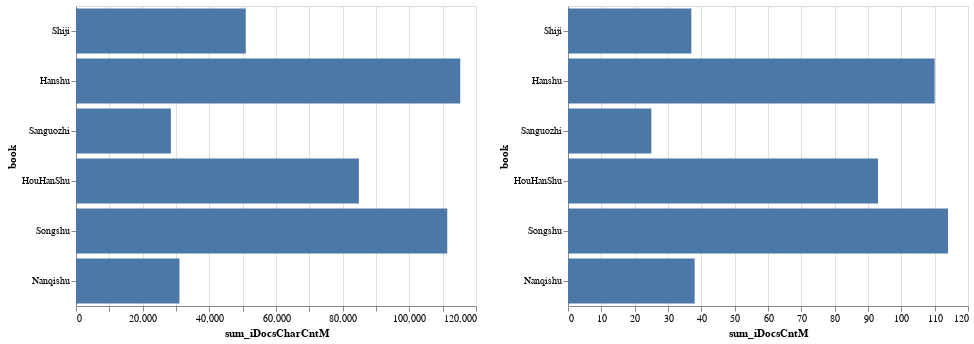

Notebook source saved alongside this figure:
### Markdown cell above
### total character counts and total document counts side by side

### Code cell
chartCharCount | chartDocCount

### Figure 1 — Vega-Lite specification as saved in the notebook (floating-point values rounded to 4 significant figures)
{"$schema": "https://vega.github.io/schema/vega-lite/v3.3.0.json", "config": {"mark": {"tooltip": null}, "view": {"height": 300, "width": 400}}, "datasets": {"data-53b78c34af99655edda18e2cbf1102ba": [{"book": "Hanshu", "iDocsCntM": 110}, {"book": "HouHanShu", "iDocsCntM": 93}, {"book": "Nanqishu", "iDocsCntM": 38}, {"book": "Sanguozhi", "iDocsCntM": 25}, {"book": "Shiji", "iDocsCntM": 37}, {"book": "Songshu", "iDocsCntM": 114}], "data-791f2c8344ec6cf011423dc4a0ca3772": [{"book": "Hanshu", "iDocsCharCntM": 115276}, {"book": "HouHanShu", "iDocsCharCntM": 84869}, {"book": "Nanqishu", "iDocsCharCntM": 31032}, {"book": "Sanguozhi", "iDocsCharCntM": 28462}, {"book": "Shiji", "iDocsCharCntM": 50926}, {"book": "Songshu", "iDocsCharCntM": 111375}]}, "hconcat": [{"data": {"name": "data-791f2c8344ec6cf011423dc4a0ca3772"}, "encoding": {"x": {"field": "sum_iDocsCharCntM", "type": "quantitative"}, "y": {"field": "book", "sort": ["Shiji", "Hanshu", "Sanguozhi", "HouHanShu", "Songshu", "Nanqishu", "Weishu", "LiangShu", "Chenshu", "BeiQishu", "Zhoushu", "SuiShu"], "type": "ordinal"}}, "mark": "bar", "transform": [{"aggregate": [{"as": "sum_iDocsCharCntM", "field": "iDocsCharCntM", "op": "sum"}], "groupby": ["book"]}]}, {"data": {"name": "data-53b78c34af99655edda18e2cbf1102ba"}, "encoding": {"x": {"field": "sum_iDocsCntM", "type": "quantitative"}, "y": {"field": "book", "sort": ["Shiji", "Hanshu", "Sanguozhi", "HouHanShu", "Songshu", "Nanqishu", "Weishu", "LiangShu", "Chenshu", "BeiQishu", "Zhoushu", "SuiShu"], "type": "ordinal"}}, "mark": "bar", "transform": [{"aggregate": [{"as": "sum_iDocsCntM", "field": "iDocsCntM", "op": "sum"}], "groupby": ["book"]}]}]}
